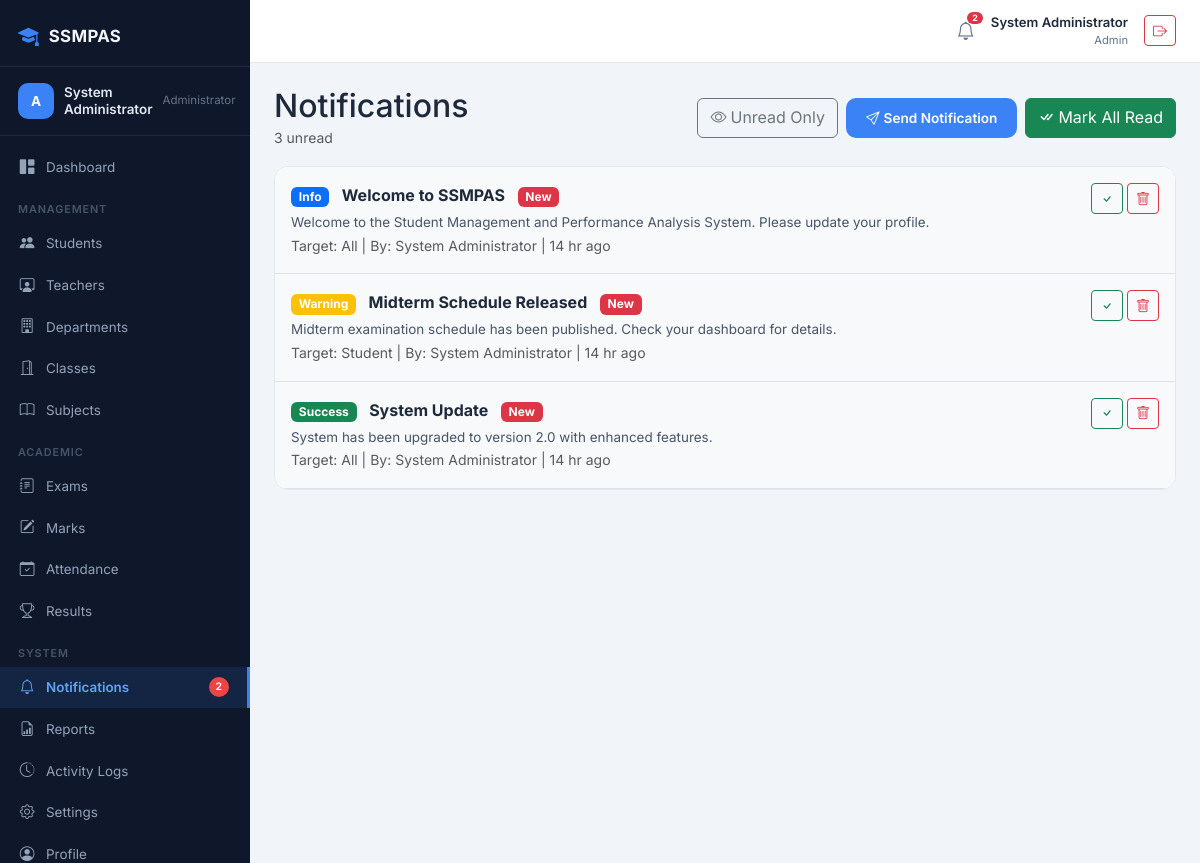
The page /admin/notifications.php (signed in) on the database its author committed.
### tables this page shows
CREATE TABLE `notifications` (
    `id` INT AUTO_INCREMENT PRIMARY KEY,
    `title` VARCHAR(200) NOT NULL,
    `message` TEXT NOT NULL,
    `type` ENUM('info', 'warning', 'success', 'danger') NOT NULL DEFAULT 'info',
    `target_role` ENUM('all', 'admin', 'teacher', 'student') NOT NULL DEFAULT 'all',
    `target_user_id` INT DEFAULT NULL,
    `is_read` TINYINT(1) NOT NULL DEFAULT 0,
    `created_by` INT DEFAULT NULL,
    `created_at` TIMESTAMP DEFAULT CURRENT_TIMESTAMP,
    INDEX `idx_target_role` (`target_role`),
    INDEX `idx_target_user` (`target_user_id`),
    INDEX `idx_is_read` (`is_read`),
    FOREIGN KEY (`target_user_id`) REFERENCES `users`(`id`) ON DELETE CASCADE,
    FOREIGN KEY (`created_by`) REFERENCES `users`(`id`) ON DELETE SET NULL
);

CREATE TABLE `users` (
    `id` INT AUTO_INCREMENT PRIMARY KEY,
    `name` VARCHAR(100) NOT NULL,
    `email` VARCHAR(150) NOT NULL,
    `password` VARCHAR(255) NOT NULL,
    `role` ENUM('admin', 'teacher', 'student') NOT NULL DEFAULT 'student',
    `profile_photo` VARCHAR(255) DEFAULT NULL,
    `is_active` TINYINT(1) NOT NULL DEFAULT 1,
    `last_login` DATETIME DEFAULT NULL,
    `created_at` TIMESTAMP DEFAULT CURRENT_TIMESTAMP,
    `updated_at` TIMESTAMP DEFAULT CURRENT_TIMESTAMP ON UPDATE CURRENT_TIMESTAMP,
    UNIQUE KEY `uk_email` (`email`),
    INDEX `idx_role` (`role`),
    INDEX `idx_is_active` (`is_active`)
);

### includes/helpers.php (called while the page is built, shortened)
<?php
function time_ago($datetime) {
    $time = strtotime($datetime);
    $diff = time() - $time;
    if ($diff < 86400) return floor($diff / 3600) . ' hr ago';
    return date('M d, Y', $time);
}
function e($string) {
    return htmlspecialchars($string ?? '', ENT_QUOTES, 'UTF-8');
}

### admin/notifications.php (the view, shortened to what this page needs)
<?php
include "../config/db.php";
include "../includes/helpers.php";
$notif_filter = $_GET['filter'] ?? '';
$where = []; $params = [];
if ($where) { $params = []; $where_sql = ' WHERE '.implode(' AND ',$where); }
else { $where_sql = ''; $params = []; }
$notifications = $conn->prepare("SELECT n.*, u.name AS creator_name FROM notifications n LEFT JOIN users u ON n.created_by=u.id $where_sql ORDER BY n.created_at DESC LIMIT 50");
$notifications->execute($params); $notifications = $notifications->fetchAll();
$unread_count = (int)$conn->query("SELECT COUNT(*) FROM notifications WHERE is_read=0")->fetchColumn();
include "../includes/header.php";
include "../includes/sidebar_admin.php";
include "../includes/topbar.php";
?>
<div class="layout"><div class="main-content"><div class="content">
<div class="d-flex justify-content-between align-items-center flex-wrap gap-2 mb-3">
    <div>
        <h2 class="mb-0">Notifications</h2>
        <small class="text-muted"><?= $unread_count ?> unread</small>
    </div>
    <div class="d-flex gap-2">
        <a href="notifications.php?filter=<?= $notif_filter==='unread'?'all':'unread' ?>" class="btn btn-outline-secondary">
            <i class="bi bi-eye me-1"></i><?= $notif_filter==='unread'?'All':'Unread Only' ?>
        </a>
        <button class="btn btn-primary-blue" data-bs-toggle="modal" data-bs-target="#sendModal"><i class="bi bi-send me-1"></i>Send Notification</button>
        <?php if($unread_count>0): ?>
        <a href="notifications.php?mark_read=all" class="btn btn-success"><i class="bi bi-check-all me-1"></i>Mark All Read</a>
        <?php endif; ?>
    </div>
</div>
<div class="panel"><div class="panel-body p-0">
<?php foreach($notifications as $n): ?>
<div class="border-bottom p-3 <?= !$n['is_read'] ? 'bg-light' : '' ?>">
    <div class="d-flex justify-content-between align-items-start">
        <div>
            <span class="badge bg-<?= $n['type']==='info'?'primary':($n['type']==='warning'?'warning':($n['type']==='success'?'success':'danger')) ?> me-2"><?= e(ucfirst($n['type'])) ?></span>
            <strong><?= e($n['title']) ?></strong>
            <?php if(!$n['is_read']): ?><span class="badge bg-danger ms-2">New</span><?php endif; ?>
            <p class="mb-0 mt-1" style="font-size:.84rem;color:#475569"><?= e($n['message']) ?></p>
            <small class="text-muted">Target: <?= e(ucfirst($n['target_role'])) ?> | By: <?= e($n['creator_name']??'System') ?> | <?= time_ago($n['created_at']) ?></small>
        </div>
        <div class="d-flex gap-1">
            <?php if(!$n['is_read']): ?>
            <a href="notifications.php?mark_read=<?= $n['id'] ?>" class="btn btn-sm btn-outline-success" title="Mark read"><i class="bi bi-check"></i></a>
            <?php endif; ?>
            <button class="btn btn-sm btn-outline-danger delNotif" data-id="<?= $n['id'] ?>" data-title="<?= e($n['title']) ?>" title="Delete"><i class="bi bi-trash"></i></button>
        </div>
    </div>
</div>
<?php endforeach; if(!$notifications): ?>
<div class="empty-state py-5"><i class="bi bi-bell-slash"></i><h3>No notifications</h3><p>There are no notifications to show.</p></div>
<?php endif; ?>
</div></div>
</div></div></div>

### assets/css/dashboard.css (style rules this page uses)
*,*::before,*::after { box-sizing:border-box;margin:0;padding:0 }
html { scroll-behavior:smooth }
body { font-family:'Inter','Segoe UI',sans-serif;background:#f1f5f9;color:#1e293b;line-height:1.55;overflow-x:hidden }
a { text-decoration:none;color:inherit }
.layout { display:flex;min-height:100vh }
.main-content { flex:1;margin-left:250px;padding:0;display:flex;flex-direction:column;min-height:100vh }
.content { padding:24px;flex:1 }
.panel { background:#fff;border:1px solid #e2e8f0;border-radius:14px;overflow:hidden }
.panel-body { padding:20px }
.btn-primary-blue { background:#3b82f6;color:#fff;border:none;border-radius:10px;padding:10px 20px;font-size:.85rem;font-weight:600;transition:.2s }

### rows shown on the page
notifications: type "Info", title "Welcome to SSMPAS", is_read "New", message "Welcome to the Student Management and Performance Analysis System. Please update your profile.", target_role "All", created_by.name "System Administrator", created_at "14 hr ago"
notifications: type "Warning", title "Midterm Schedule Released", is_read "New", message "Midterm examination schedule has been published. Check your dashboard for details.", target_role "Student", created_by.name "System Administrator", created_at "14 hr ago"
notifications: type "Success", title "System Update", is_read "New", message "System has been upgraded to version 2.0 with enhanced features.", target_role "All", created_by.name "System Administrator", created_at "14 hr ago"

### other values the page prints
$_SESSION['name'] "System Administrator"
$noti_count "2"
$_SESSION['role'] "Admin"
$unread_count "3"
